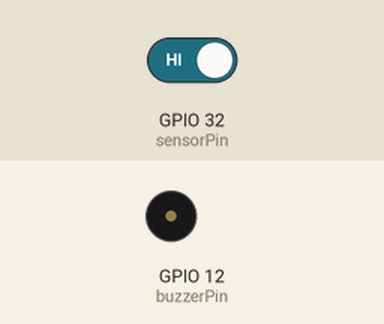
Simulated run of this sketch. Board: ESP32. Shown: buzzer (waves = sounding, pin HIGH). The test bench sets the inputs (shaded band); at power-on: GPIO 32 (sensorPin) HIGH. What the sketch prints to the serial monitor is not drawn.

Above: at 2.2 s.
2.3 s: GPIO 32 (sensorPin) driven LOW
At 2.6 s:
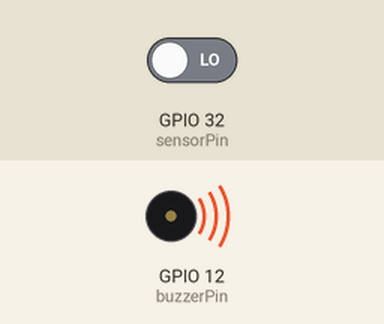
3.8 s: GPIO 32 (sensorPin) driven HIGH
At 4.9 s:
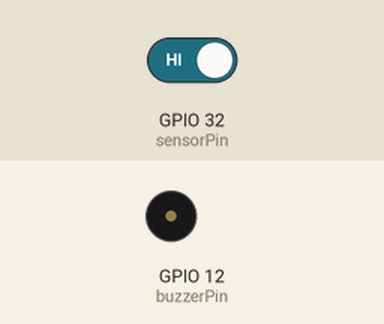
Timing chart, 0 to 6.8 s (numbered marks = the images above; inputs shaded):
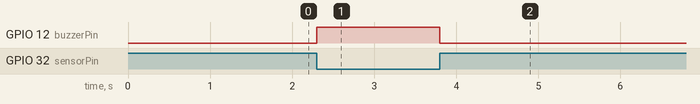

Measured:
- after the input at 2.3 s, GPIO 12 (buzzerPin): LOW → HIGH at once
- after the input at 3.8 s, GPIO 12 (buzzerPin): HIGH → LOW at once

The sketch:

02-obstacle-avoidance-module-with-alarm.ino
```cpp
const int sensorPin = 32;
const int buzzerPin = 12;
int avoidState = 0;

void setup() {
  Serial.begin(9600);
  delay(1000);
  Serial.print("\nesp32 is ready!");
  pinMode(sensorPin, INPUT);
  pinMode(buzzerPin, OUTPUT);

}

void loop() {
  avoidState = digitalRead(sensorPin);
  if(avoidState == 0){
    digitalWrite(buzzerPin, HIGH);
  }else{
    digitalWrite(buzzerPin, LOW);
  }
}
```
